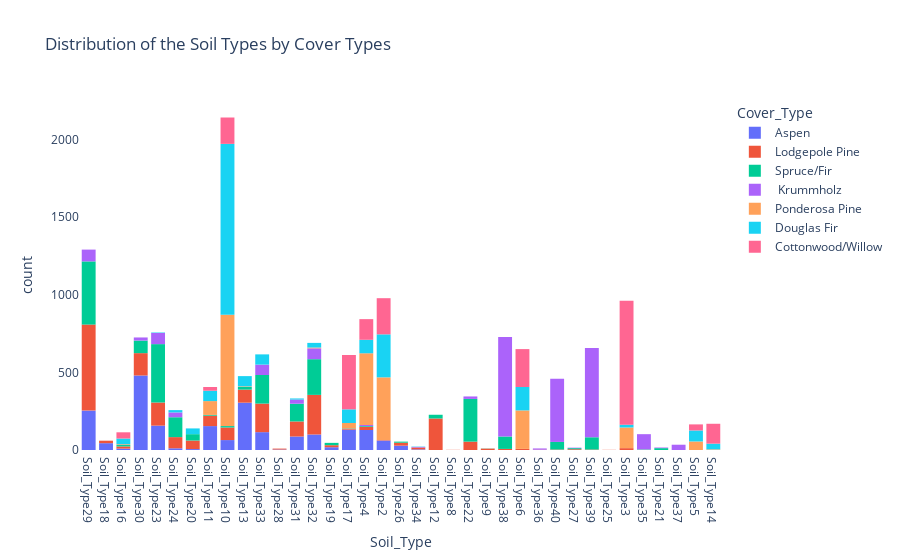

Notebook code cell kept with this figure:
### Code cell
train_df['Soil_Type'] = (train_df.iloc[:,15:55] == 1).idxmax(1)
fig = px.histogram(train_df, x="Soil_Type", color="Cover_Type", title='Distribution of the Soil Types by Cover Types')
fig.update_layout({
'plot_bgcolor': 'rgba(0, 0, 0, 0)',
'paper_bgcolor': 'rgba(0, 0, 0, 0)',
})
fig.show()

### Figure 1 — Plotly figure (JSON) as saved in the notebook; plotly's stock layout.template omitted (floating-point values rounded to 4 significant figures; data arrays with more than 128 entries replaced by an {"elided": "..."} marker saying what was removed)
{"data": [{"alignmentgroup": "True", "bingroup": "x", "hoverlabel": {"namelength": 0}, "hovertemplate": "Cover_Type=Aspen<br>Soil_Type=%{x}<br>count=%{y}", "legendgroup": "Aspen", "marker": {"color": "#636efa"}, "name": "Aspen", "offsetgroup": "Aspen", "orientation": "v", "showlegend": true, "type": "histogram", "x": {"elided": "2160 str values"}, "xaxis": "x", "yaxis": "y"}, {"alignmentgroup": "True", "bingroup": "x", "hoverlabel": {"namelength": 0}, "hovertemplate": "Cover_Type=Lodgepole Pine<br>Soil_Type=%{x}<br>count=%{y}", "legendgroup": "Lodgepole Pine", "marker": {"color": "#EF553B"}, "name": "Lodgepole Pine", "offsetgroup": "Lodgepole Pine", "orientation": "v", "showlegend": true, "type": "histogram", "x": {"elided": "2160 str values"}, "xaxis": "x", "yaxis": "y"}, {"alignmentgroup": "True", "bingroup": "x", "hoverlabel": {"namelength": 0}, "hovertemplate": "Cover_Type=Spruce/Fir<br>Soil_Type=%{x}<br>count=%{y}", "legendgroup": "Spruce/Fir", "marker": {"color": "#00cc96"}, "name": "Spruce/Fir", "offsetgroup": "Spruce/Fir", "orientation": "v", "showlegend": true, "type": "histogram", "x": {"elided": "2160 str values"}, "xaxis": "x", "yaxis": "y"}, {"alignmentgroup": "True", "bingroup": "x", "hoverlabel": {"namelength": 0}, "hovertemplate": "Cover_Type= Krummholz<br>Soil_Type=%{x}<br>count=%{y}", "legendgroup": " Krummholz", "marker": {"color": "#ab63fa"}, "name": " Krummholz", "offsetgroup": " Krummholz", "orientation": "v", "showlegend": true, "type": "histogram", "x": {"elided": "2160 str values"}, "xaxis": "x", "yaxis": "y"}, {"alignmentgroup": "True", "bingroup": "x", "hoverlabel": {"namelength": 0}, "hovertemplate": "Cover_Type=Ponderosa Pine<br>Soil_Type=%{x}<br>count=%{y}", "legendgroup": "Ponderosa Pine", "marker": {"color": "#FFA15A"}, "name": "Ponderosa Pine", "offsetgroup": "Ponderosa Pine", "orientation": "v", "showlegend": true, "type": "histogram", "x": {"elided": "2160 str values"}, "xaxis": "x", "yaxis": "y"}, {"alignmentgroup": "True", "bingroup": "x", "hoverlabel": {"namelength": 0}, "hovertemplate": "Cover_Type=Douglas Fir<br>Soil_Type=%{x}<br>count=%{y}", "legendgroup": "Douglas Fir", "marker": {"color": "#19d3f3"}, "name": "Douglas Fir", "offsetgroup": "Douglas Fir", "orientation": "v", "showlegend": true, "type": "histogram", "x": {"elided": "2160 str values"}, "xaxis": "x", "yaxis": "y"}, {"alignmentgroup": "True", "bingroup": "x", "hoverlabel": {"namelength": 0}, "hovertemplate": "Cover_Type=Cottonwood/Willow<br>Soil_Type=%{x}<br>count=%{y}", "legendgroup": "Cottonwood/Willow", "marker": {"color": "#FF6692"}, "name": "Cottonwood/Willow", "offsetgroup": "Cottonwood/Willow", "orientation": "v", "showlegend": true, "type": "histogram", "x": {"elided": "2160 str values"}, "xaxis": "x", "yaxis": "y"}], "layout": {"barmode": "relative", "legend": {"title": {"text": "Cover_Type"}, "tracegroupgap": 0}, "paper_bgcolor": "rgba(0, 0, 0, 0)", "plot_bgcolor": "rgba(0, 0, 0, 0)", "title": {"text": "Distribution of the Soil Types by Cover Types"}, "xaxis": {"anchor": "y", "domain": [0, 1], "title": {"text": "Soil_Type"}}, "yaxis": {"anchor": "x", "domain": [0, 1], "title": {"text": "count"}}}}
